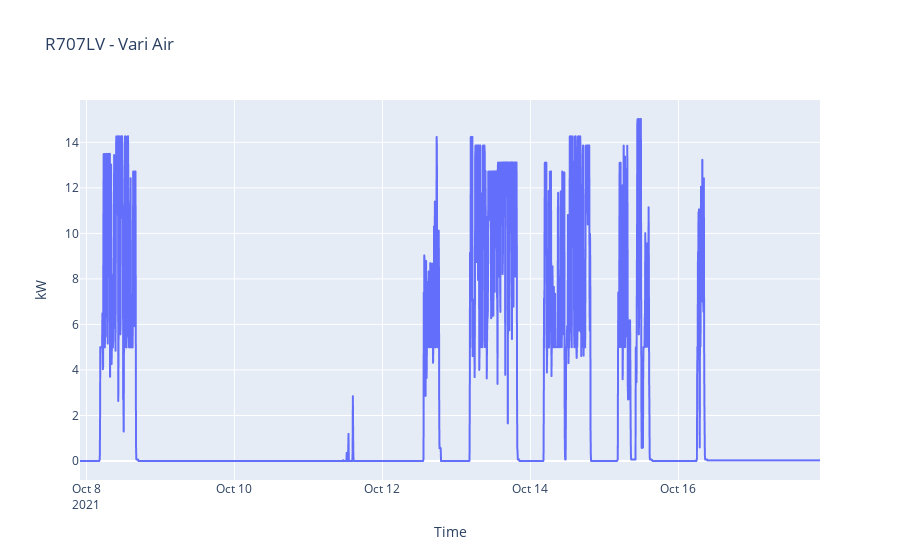

The notebook cell this image was saved under:
### Code cell
px.line(
    x=vari_5T.index, y=vari_5T.kw, 
    title='R707LV - Vari Air',
    labels={
        'x': 'Time',
        'y': 'kW'
    })

### Figure 1 — Plotly figure (JSON) as saved in the notebook; plotly's stock layout.template omitted (floating-point values rounded to 4 significant figures; data arrays with more than 128 entries replaced by an {"elided": "..."} marker saying what was removed)
{"data": [{"hovertemplate": "Time=%{x}<br>kW=%{y}<extra></extra>", "legendgroup": "", "line": {"color": "#636efa", "dash": "solid"}, "marker": {"symbol": "circle"}, "mode": "lines", "name": "", "showlegend": false, "type": "scattergl", "x": {"elided": "2881 str values"}, "xaxis": "x", "y": {"elided": "2881 float values"}, "yaxis": "y"}], "layout": {"legend": {"tracegroupgap": 0}, "title": {"text": "R707LV - Vari Air"}, "xaxis": {"anchor": "y", "domain": [0, 1], "title": {"text": "Time"}}, "yaxis": {"anchor": "x", "domain": [0, 1], "title": {"text": "kW"}}}}
